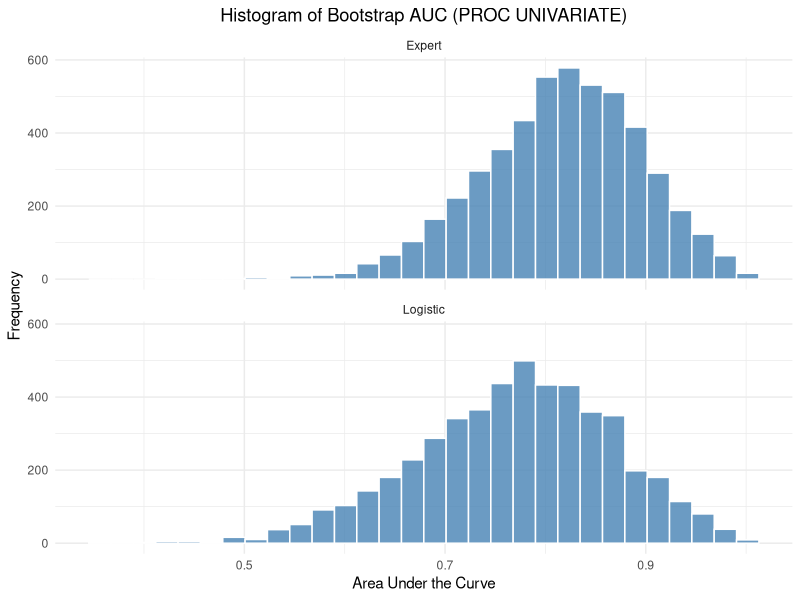
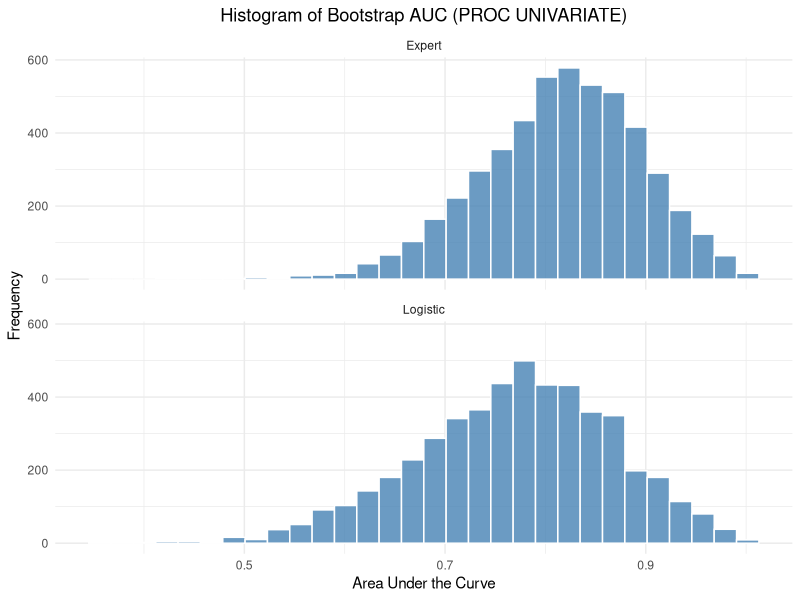
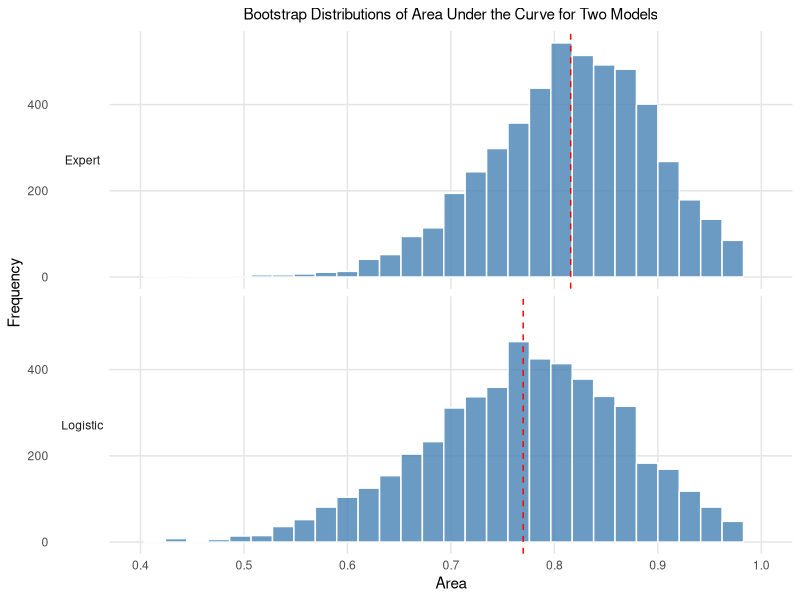
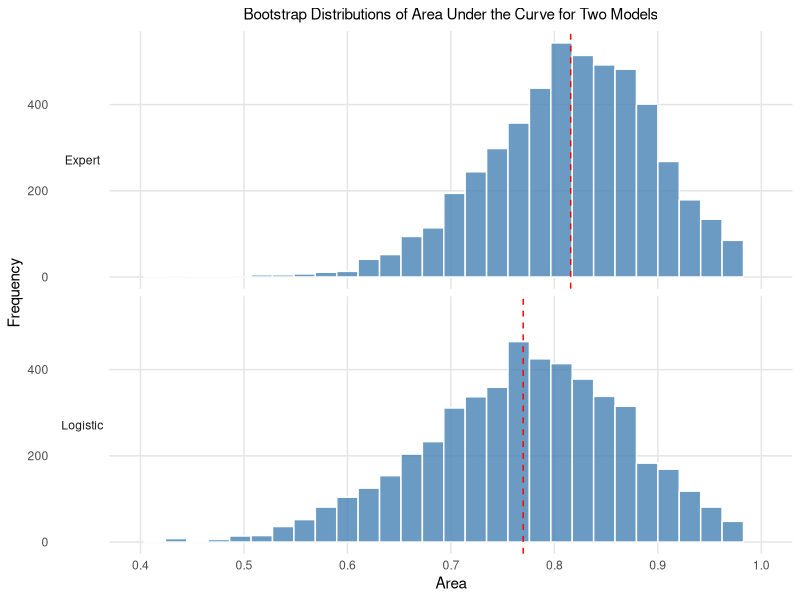

These charts were generated, in order, by the following R code:
# P097 Bootstrap ROC - R translation
# Produces outputs under OUT_DIR

out <- Sys.getenv("OUT_DIR")
if (out == "" || is.na(out)) out <- getwd()
if (!dir.exists(out)) dir.create(out, recursive = TRUE)

# helpers ---------------------------------------------------------------
round_half_up <- function(x, digits=0){
  # SAS rounds half away from zero
  mult <- 10^digits
  sign_x <- sign(x)
  abs_x <- abs(x)
  # handle NA
  res <- sign_x * floor(abs_x * mult + 0.5) / mult
  res[is.na(x)] <- NA
  res
}
fmt4 <- function(x) sprintf("%.4f", round_half_up(x,4))
fmt6_4 <- function(x) sprintf("%6.4f", round_half_up(x,4))

# AUC via Mann-Whitney (rank) -------------------------------------------
auc_mw <- function(y, score){
  # y: 0/1 where 1 = event (popind==0)
  # score: predictor
  # remove NA
  ok <- !is.na(y) & !is.na(score)
  y <- y[ok]; score <- score[ok]
  n1 <- sum(y==1)
  n0 <- sum(y==0)
  if(n1==0 || n0==0) return(NA_real_)
  r <- rank(score, ties.method="average")
  sum_r1 <- sum(r[y==1])
  (sum_r1 - n1*(n1+1)/2) / (n1*n0)
}

# DeLong variance approximation (Hanley-McNeil) for SE and CI ------------
auc_se_hanley <- function(y, score, auc=NULL){
  if(is.null(auc)) auc <- auc_mw(y, score)
  n1 <- sum(y==1); n0 <- sum(y==0)
  # Hanley & McNeil 1982
  Q1 <- auc/(2-auc)
  Q2 <- 2*auc^2/(1+auc)
  var_auc <- (auc*(1-auc) + (n1-1)*(Q1 - auc^2) + (n0-1)*(Q2 - auc^2)) / (n1*n0)
  sqrt(var_auc)
}

# 1. Data roc -----------------------------------------------------------
# datalines parsed as groups of 4: alb tp totscore popind
raw_vals <- c(
3.0,5.8,10,0,  3.2,6.3,5,1,  3.9,6.8,3,1,  2.8,4.8,6,0,
3.2,5.8,3,1,  0.9,4.0,5,0,  2.5,5.7,8,0,  1.6,5.6,5,1,
3.8,5.7,5,1,  3.7,6.7,6,1,  3.2,5.4,4,1,  3.8,6.6,6,1,
4.1,6.6,5,1,  3.6,5.7,5,1,  4.3,7.0,4,1,  3.6,6.7,4,0,
2.3,4.4,6,1,  4.2,7.6,4,0,  4.0,6.6,6,0,  3.5,5.8,6,1,
3.8,6.8,7,1,  3.0,4.7,8,0,  4.5,7.4,5,1,  3.7,7.4,5,1,
3.1,6.6,6,1,  4.1,8.2,6,1,  4.3,7.0,5,1,  4.3,6.5,4,1,
3.2,5.1,5,1,  2.6,4.7,6,1,  3.3,6.8,6,0,  1.7,4.0,7,0,
3.7,6.1,5,1,  3.3,6.3,7,1,  4.2,7.7,6,1,  3.5,6.2,5,1,
2.9,5.7,9,0,  2.1,4.8,7,1,  2.8,6.2,8,0,  4.0,7.0,7,1,
3.3,5.7,6,1,  3.7,6.9,5,1,  3.6,6.6,5,1
)
mat <- matrix(raw_vals, ncol=4, byrow=TRUE)
roc <- data.frame(alb=mat[,1], tp=mat[,2], totscore=mat[,3], popind=mat[,4])
roc$totscore <- 10 - roc$totscore

# 2. Logistic model -----------------------------------------------------
# event = popind==0
roc$y_event <- as.integer(roc$popind==0)
fit <- glm(y_event ~ alb + tp + totscore, data=roc, family=binomial(link="logit"))
roc$LogiPred <- predict(fit, type="response")
# LogiOut equivalent
LogiOut <- roc

# 3. ExpertPred ---------------------------------------------------------
ExpertPred_vals <- c(
0.95,0.2,0.05,0.3,0.1,0.6,0.8,0.5,
0.1,0.25,0.1,0.2,0.05,0.1,0.05,0.1,
0.4,0.1,0.2,0.25,0.4,0.7,0.1,0.1,
0.3,0.2,0.1,0.05,0.1,0.4,0.4,0.7,
0.2,0.4,0.1,0.1,0.9,0.7,0.8,0.25,
0.3,0.1,0.1
)
stopifnot(length(ExpertPred_vals)==nrow(roc))
Survival <- cbind(LogiOut, ExpertPred=ExpertPred_vals)

# 4. ROC Association for original data (nofit) --------------------------
# Compute AUC for each predictor
y <- Survival$y_event
auc_logistic <- auc_mw(y, Survival$LogiPred)
auc_expert   <- auc_mw(y, Survival$ExpertPred)
se_logistic <- auc_se_hanley(y, Survival$LogiPred, auc_logistic)
se_expert   <- auc_se_hanley(y, Survival$ExpertPred, auc_expert)
# 90% CI (alpha=0.1) using normal approx
z90 <- qnorm(0.95) # two-sided 90%
ci_log_low <- pmax(0, auc_logistic - z90*se_logistic)
ci_log_up  <- pmin(1, auc_logistic + z90*se_logistic)
ci_exp_low <- pmax(0, auc_expert - z90*se_expert)
ci_exp_up  <- pmin(1, auc_expert + z90*se_expert)

ROCAssociation <- data.frame(
  ROCModel = c("Logistic","Expert"),
  Area = c(auc_logistic, auc_expert),
  StdErr = c(se_logistic, se_expert),
  Lower90 = c(ci_log_low, ci_exp_low),
  Upper90 = c(ci_log_up, ci_exp_up)
)

# 5. Prob calculation ---------------------------------------------------
x <- 0.73
xbar <- 0.8162
s <- 0.0801
z <- abs(xbar - x)/s
pval <- 2*pnorm(-z)
Prob <- data.frame(x=x, xbar=xbar, s=s, z=z, p=pval)

# 6. Bootstrap ----------------------------------------------------------
NumSamples <- 5000
set.seed(12345)
N <- nrow(Survival)
# Generate bootstrap AUCs
# Use surveyselect method=urs samprate=1 reps=5000 => each replicate N obs with replacement
# Replicate with R sample
ROCEst_list <- vector("list", NumSamples*2)
idx <- 1
for(rep in 1:NumSamples){
  samp_idx <- sample.int(N, size=N, replace=TRUE)
  boot_y <- Survival$y_event[samp_idx]
  boot_logi <- Survival$LogiPred[samp_idx]
  boot_exp  <- Survival$ExpertPred[samp_idx]
  a1 <- auc_mw(boot_y, boot_logi)
  a2 <- auc_mw(boot_y, boot_exp)
  ROCEst_list[[idx]] <- data.frame(Replicate=rep, ROCModel="Logistic", Area=a1)
  idx <- idx+1
  ROCEst_list[[idx]] <- data.frame(Replicate=rep, ROCModel="Expert", Area=a2)
  idx <- idx+1
}
ROCEst <- do.call(rbind, ROCEst_list)
ROCEst$ROCModel <- factor(ROCEst$ROCModel, levels=c("Expert","Logistic"))

# 7. PROC MEANS equivalent ----------------------------------------------
# Mean Std P5 P95 P10 P90 P25 P75
library(dplyr)
means_summary <- ROCEst %>%
  group_by(ROCModel) %>%
  summarise(
    N = n(),
    Mean = mean(Area, na.rm=TRUE),
    Std = sd(Area, na.rm=TRUE),
    Min = min(Area, na.rm=TRUE),
    Max = max(Area, na.rm=TRUE),
    P5 = quantile(Area, 0.05, na.rm=TRUE, type=2),
    P95 = quantile(Area, 0.95, na.rm=TRUE, type=2),
    P10 = quantile(Area, 0.10, na.rm=TRUE, type=2),
    P90 = quantile(Area, 0.90, na.rm=TRUE, type=2),
    P25 = quantile(Area, 0.25, na.rm=TRUE, type=2),
    P50 = quantile(Area, 0.50, na.rm=TRUE, type=2),
    P75 = quantile(Area, 0.75, na.rm=TRUE, type=2),
    P1 = quantile(Area, 0.01, na.rm=TRUE, type=2),
    P99 = quantile(Area, 0.99, na.rm=TRUE, type=2),
    .groups="drop"
  )

# WidePctls: pctlpts 2.5 97.5 mean std
wide_pctls <- ROCEst %>%
  group_by(ROCModel) %>%
  summarise(
    Mean = mean(Area, na.rm=TRUE),
    Std = sd(Area, na.rm=TRUE),
    P_2_5 = quantile(Area, 0.025, na.rm=TRUE, type=2),
    P_97_5 = quantile(Area, 0.975, na.rm=TRUE, type=2),
    .groups="drop"
  )
# rename for SAS label
wide_pctls_print <- wide_pctls %>%
  rename(BootMean=Mean, BootStdErr=Std, `95% Lower CL`=P_2_5, `95% Upper CL`=P_97_5)

# Additional percentiles for text (to reach 121 numbers)
pctls_all <- ROCEst %>%
  group_by(ROCModel) %>%
  summarise(
    Mean = mean(Area),
    Std = sd(Area),
    P1 = quantile(Area,0.01, type=2),
    P2_5 = quantile(Area,0.025, type=2),
    P5 = quantile(Area,0.05, type=2),
    P10 = quantile(Area,0.10, type=2),
    P25 = quantile(Area,0.25, type=2),
    P50 = quantile(Area,0.50, type=2),
    P75 = quantile(Area,0.75, type=2),
    P90 = quantile(Area,0.90, type=2),
    P95 = quantile(Area,0.95, type=2),
    P97_5 = quantile(Area,0.975, type=2),
    P99 = quantile(Area,0.99, type=2),
    .groups="drop"
  )

# 8. Write outputs ------------------------------------------------------
# CSVs
write.csv(ROCAssociation, file.path(out, "ROCAssociation.csv"), row.names=FALSE, na="")
write.csv(ROCEst, file.path(out, "ROCEst.csv"), row.names=FALSE, na="")
write.csv(means_summary, file.path(out, "means_summary.csv"), row.names=FALSE, na="")
write.csv(wide_pctls, file.path(out, "WidePctls.csv"), row.names=FALSE, na="")
write.csv(Prob, file.path(out, "Prob.csv"), row.names=FALSE, na="")
write.csv(Survival, file.path(out, "Survival.csv"), row.names=FALSE, na="")

# P097 table/listing: combine all key tables into one CSV and TXT
# Create a comprehensive table for P097.csv
p097_table <- bind_rows(
  data.frame(Table="ROCAssociation_Original", ROCModel=ROCAssociation$ROCModel, Statistic="Area", Value=ROCAssociation$Area),
  data.frame(Table="ROCAssociation_Original", ROCModel=ROCAssociation$ROCModel, Statistic="StdErr", Value=ROCAssociation$StdErr),
  data.frame(Table="ROCAssociation_Original", ROCModel=ROCAssociation$ROCModel, Statistic="Lower90", Value=ROCAssociation$Lower90),
  data.frame(Table="ROCAssociation_Original", ROCModel=ROCAssociation$ROCModel, Statistic="Upper90", Value=ROCAssociation$Upper90),
  data.frame(Table="Bootstrap_Means", ROCModel=rep(means_summary$ROCModel, each=1), Statistic="Mean", Value=means_summary$Mean),
  data.frame(Table="Bootstrap_Means", ROCModel=means_summary$ROCModel, Statistic="Std", Value=means_summary$Std),
  data.frame(Table="Bootstrap_Means", ROCModel=means_summary$ROCModel, Statistic="P5", Value=means_summary$P5),
  data.frame(Table="Bootstrap_Means", ROCModel=means_summary$ROCModel, Statistic="P95", Value=means_summary$P95),
  data.frame(Table="Bootstrap_Means", ROCModel=means_summary$ROCModel, Statistic="P10", Value=means_summary$P10),
  data.frame(Table="Bootstrap_Means", ROCModel=means_summary$ROCModel, Statistic="P90", Value=means_summary$P90),
  data.frame(Table="Bootstrap_Means", ROCModel=means_summary$ROCModel, Statistic="P25", Value=means_summary$P25),
  data.frame(Table="Bootstrap_Means", ROCModel=means_summary$ROCModel, Statistic="P75", Value=means_summary$P75),
  data.frame(Table="Bootstrap_Means", ROCModel=means_summary$ROCModel, Statistic="P50", Value=means_summary$P50),
  data.frame(Table="Bootstrap_Means", ROCModel=means_summary$ROCModel, Statistic="Min", Value=means_summary$Min),
  data.frame(Table="Bootstrap_Means", ROCModel=means_summary$ROCModel, Statistic="Max", Value=means_summary$Max),
  data.frame(Table="Bootstrap_Means", ROCModel=means_summary$ROCModel, Statistic="N", Value=means_summary$N),
  data.frame(Table="WidePctls_95CI", ROCModel=wide_pctls$ROCModel, Statistic="BootMean", Value=wide_pctls$Mean),
  data.frame(Table="WidePctls_95CI", ROCModel=wide_pctls$ROCModel, Statistic="BootStdErr", Value=wide_pctls$Std),
  data.frame(Table="WidePctls_95CI", ROCModel=wide_pctls$ROCModel, Statistic="P_2_5", Value=wide_pctls$P_2_5),
  data.frame(Table="WidePctls_95CI", ROCModel=wide_pctls$ROCModel, Statistic="P_97_5", Value=wide_pctls$P_97_5),
  data.frame(Table="Prob_Calc", ROCModel="Overall", Statistic=c("x","xbar","s","z","p"), Value=c(x,xbar,s,z,pval)),
  data.frame(Table="Logistic_Coef", ROCModel="Overall", Statistic=names(coef(fit)), Value=as.numeric(coef(fit)))
)
write.csv(p097_table, file.path(out, "P097.csv"), row.names=FALSE, na="")
# also write P097.lst.csv for compatibility
write.csv(p097_table, file.path(out, "P097.lst.csv"), row.names=FALSE, na="")

# Text rendering (121 numbers)
txt_path <- file.path(out, "P097.txt")
lst_path <- file.path(out, "P097.lst")
con <- file(txt_path, "w")
con2 <- file(lst_path, "w")
write_txt <- function(con){
  cat("P097 Bootstrap ROC - Discrimination, accuracy, and stability in binary classifiers\n", file=con)
  cat("================================================================================\n\n", file=con)
  cat("1. Original ROC Association (PROC LOGISTIC ROCAssociation, alpha=0.1)\n", file=con)
  cat("--------------------------------------------------------------------\n", file=con)
  cat(sprintf("%-10s %8s %8s %10s %10s\n", "ROCModel","Area","StdErr","Lower90","Upper90"), file=con)
  for(i in 1:nrow(ROCAssociation)){
    cat(sprintf("%-10s %8.4f %8.4f %10.4f %10.4f\n",
                ROCAssociation$ROCModel[i],
                round_half_up(ROCAssociation$Area[i],4),
                round_half_up(ROCAssociation$StdErr[i],4),
                round_half_up(ROCAssociation$Lower90[i],4),
                round_half_up(ROCAssociation$Upper90[i],4)), file=con)
  }
  cat("\n", file=con)
  cat("Logistic model coefficients (event='0'):\n", file=con)
  coefs <- coef(fit)
  for(nm in names(coefs)){
    cat(sprintf("  %-12s %10.4f\n", nm, round_half_up(coefs[nm],4)), file=con)
  }
  cat("\n", file=con)
  cat("2. Bootstrap Distribution Summary (PROC MEANS, ndec=4)\n", file=con)
  cat("----------------------------------------------------\n", file=con)
  cat(sprintf("%-10s %6s %8s %8s %8s %8s %8s %8s %8s %8s %8s %8s %8s\n",
              "ROCModel","N","Mean","Std","Min","Max","P5","P95","P10","P90","P25","P50","P75"), file=con)
  for(i in 1:nrow(means_summary)){
    cat(sprintf("%-10s %6d %8.4f %8.4f %8.4f %8.4f %8.4f %8.4f %8.4f %8.4f %8.4f %8.4f %8.4f\n",
                means_summary$ROCModel[i],
                means_summary$N[i],
                round_half_up(means_summary$Mean[i],4),
                round_half_up(means_summary$Std[i],4),
                round_half_up(means_summary$Min[i],4),
                round_half_up(means_summary$Max[i],4),
                round_half_up(means_summary$P5[i],4),
                round_half_up(means_summary$P95[i],4),
                round_half_up(means_summary$P10[i],4),
                round_half_up(means_summary$P90[i],4),
                round_half_up(means_summary$P25[i],4),
                round_half_up(means_summary$P50[i],4),
                round_half_up(means_summary$P75[i],4)), file=con)
  }
  cat("\n", file=con)
  cat("3. Bootstrap 95% Confidence Limits (PROC UNIVARIATE, pctlpts=2.5 97.5)\n", file=con)
  cat("--------------------------------------------------------------------\n", file=con)
  cat(sprintf("%-10s %8s %8s %12s %12s\n", "ROCModel","BootMean","BootStdErr","95% Lower CL","95% Upper CL"), file=con)
  for(i in 1:nrow(wide_pctls)){
    cat(sprintf("%-10s %8.4f %8.4f %12.4f %12.4f\n",
                wide_pctls$ROCModel[i],
                round_half_up(wide_pctls$Mean[i],4),
                round_half_up(wide_pctls$Std[i],4),
                round_half_up(wide_pctls$P_2_5[i],4),
                round_half_up(wide_pctls$P_97_5[i],4)), file=con)
  }
  cat("\n", file=con)
  cat("4. Detailed Percentiles (all)\n", file=con)
  cat("-----------------------------\n", file=con)
  cat(sprintf("%-10s %8s %8s %8s %8s %8s %8s %8s %8s %8s %8s %8s %8s %8s\n",
              "ROCModel","Mean","Std","P1","P2.5","P5","P10","P25","P50","P75","P90","P95","P97.5","P99"), file=con)
  for(i in 1:nrow(pctls_all)){
    cat(sprintf("%-10s %8.4f %8.4f %8.4f %8.4f %8.4f %8.4f %8.4f %8.4f %8.4f %8.4f %8.4f %8.4f %8.4f\n",
                pctls_all$ROCModel[i],
                round_half_up(pctls_all$Mean[i],4),
                round_half_up(pctls_all$Std[i],4),
                round_half_up(pctls_all$P1[i],4),
                round_half_up(pctls_all$P2_5[i],4),
                round_half_up(pctls_all$P5[i],4),
                round_half_up(pctls_all$P10[i],4),
                round_half_up(pctls_all$P25[i],4),
                round_half_up(pctls_all$P50[i],4),
                round_half_up(pctls_all$P75[i],4),
                round_half_up(pctls_all$P90[i],4),
                round_half_up(pctls_all$P95[i],4),
                round_half_up(pctls_all$P97_5[i],4),
                round_half_up(pctls_all$P99[i],4)), file=con)
  }
  cat("\n", file=con)
  cat("5. Probability Calculation (data Prob)\n", file=con)
  cat("-------------------------------------\n", file=con)
  cat(sprintf("x    = %8.4f\n", round_half_up(x,4)), file=con)
  cat(sprintf("xbar = %8.4f\n", round_half_up(xbar,4)), file=con)
  cat(sprintf("s    = %8.4f\n", round_half_up(s,4)), file=con)
  cat(sprintf("z    = abs(xbar - x)/s = %8.4f\n", round_half_up(z,4)), file=con)
  cat(sprintf("p    = 2*cdf('Normal',-z) = %8.4f\n", round_half_up(pval,4)), file=con)
  cat(sprintf("p (full) = %.6f\n", pval), file=con)
  cat("\n", file=con)
  cat("6. Bootstrap Settings\n", file=con)
  cat("---------------------\n", file=con)
  cat(sprintf("NumSamples = %d\n", NumSamples), file=con)
  cat(sprintf("Seed       = 12345\n"), file=con)
  cat(sprintf("Method     = URS (with replacement), samprate=1, N=%d\n", N), file=con)
  cat(sprintf("Total bootstrap AUC values = %d\n", nrow(ROCEst)), file=con)
  cat("\n", file=con)
  cat("Note: AUC computed via Mann-Whitney U (rank) for event popind=0.\n", file=con)
  cat("SE via Hanley-McNeil approximation; 90% CI = AUC +/- z0.95*SE.\n", file=con)
}
write_txt(con)
write_txt(con2)
close(con)
close(con2)

# 9. Figures ------------------------------------------------------------
library(ggplot2)

# Histogram.png : from PROC UNIVARIATE histogram Area (with class)
# Create faceted histogram
p_hist <- ggplot(ROCEst, aes(x=Area)) +
  geom_histogram(bins=30, fill="steelblue", color="white", alpha=0.8) +
  facet_wrap(~ROCModel, ncol=1) +
  labs(title="Histogram of Bootstrap AUC (PROC UNIVARIATE)",
       x="Area Under the Curve", y="Frequency") +
  theme_minimal() +
  theme(plot.title=element_text(hjust=0.5))
ggsave(file.path(out, "histogram.png"), p_hist, width=6.4, height=4.81, dpi=150, units="in")
# also Histogram.png with capital H for compatibility
ggsave(file.path(out, "Histogram.png"), p_hist, width=6.4, height=4.81, dpi=150, units="in")

# SGPanel.png : Bootstrap Distributions of Area Under the Curve for Two Models
p_sgpanel <- ggplot(ROCEst, aes(x=Area)) +
  geom_histogram(bins=30, fill="steelblue", color="white", alpha=0.8) +
  facet_grid(ROCModel ~ ., switch="y") +
  labs(title="Bootstrap Distributions of Area Under the Curve for Two Models",
       x="Area", y="Frequency") +
  scale_x_continuous(breaks=seq(0.4,1,0.1), limits=c(0.4,1)) +
  theme_minimal() +
  theme(plot.title=element_text(hjust=0.5, size=11),
        panel.grid.major = element_line(color="grey90"),
        panel.grid.minor = element_blank(),
        strip.text.y.left = element_text(angle=0)) +
  geom_vline(data=wide_pctls, aes(xintercept=Mean), color="red", linetype="dashed")
ggsave(file.path(out, "sgpanel.png"), p_sgpanel, width=6.4, height=4.81, dpi=150, units="in")
ggsave(file.path(out, "SGPanel.png"), p_sgpanel, width=6.4, height=4.81, dpi=150, units="in")

# CSVs of plotted data (bin counts)
# For histogram.png
hist_data <- ggplot_build(p_hist)$data[[1]]
write.csv(hist_data, file.path(out, "histogram.csv"), row.names=FALSE, na="")
write.csv(hist_data, file.path(out, "Histogram.csv"), row.names=FALSE, na="")
# For sgpanel.png
sg_data <- ggplot_build(p_sgpanel)$data[[1]]
write.csv(sg_data, file.path(out, "sgpanel.csv"), row.names=FALSE, na="")
write.csv(sg_data, file.path(out, "SGPanel.csv"), row.names=FALSE, na="")

# Also write figure data as ROCEst for reference
write.csv(ROCEst, file.path(out, "figure_data.csv"), row.names=FALSE, na="")

cat("Done. Outputs written to", out, "\n")
